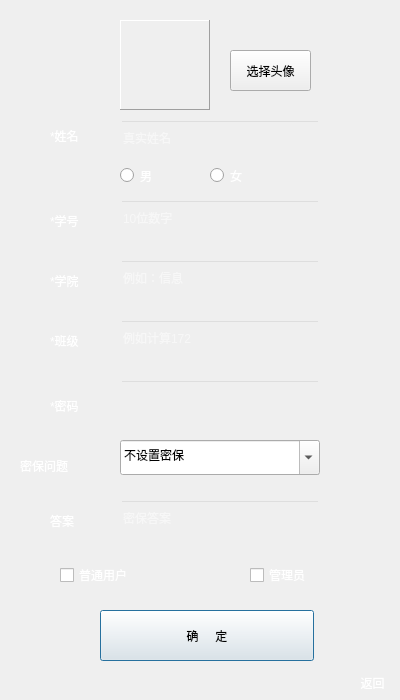
<?xml version="1.0" encoding="UTF-8"?>
<ui version="4.0">
 <class>Register</class>
 <widget class="QDialog" name="Register">
  <property name="geometry">
   <rect>
    <x>0</x>
    <y>0</y>
    <width>400</width>
    <height>700</height>
   </rect>
  </property>
  <property name="windowTitle">
   <string>Register</string>
  </property>
  <property name="autoFillBackground">
   <bool>false</bool>
  </property>
  <property name="styleSheet">
   <string notr="true">/*字体*/
QLabel,QToolButton
{font: 12pt &quot;Adobe 黑体 Std R&quot;;}

QRadioButton
{font: 15pt &quot;Adobe 黑体 Std R&quot;;}

QCheckBox,QLineEdit
{font: 13pt &quot;Adobe 黑体 Std R&quot;;}

#btnOK
{font: 20pt &quot;Adobe 黑体 Std R&quot;;}

QComboBox
{font: 10pt &quot;Adobe 黑体 Std R&quot;;}

/*背景图*/
#Register
{background-image: url(:/登录界面的固定图片/Resources/固定/背景2.jpg);}

#btnOK,#btnCHead
{background-image: url(:/登录界面的固定图片/Resources/固定/登录按钮.jpg);}

/*颜色*/
QLineEdit
{background-color:rgb(255, 255, 255,0);color: rgb(255, 255, 255);}

QCheckBox
{color:rgb(255, 255, 255);}

QLabel,QCheckBox,QToolButton,QRadioButton
{color:rgb(255, 255, 255);}
</string>
  </property>
  <widget class="QLabel" name="label_2">
   <property name="geometry">
    <rect>
     <x>50</x>
     <y>320</y>
     <width>81</width>
     <height>41</height>
    </rect>
   </property>
   <property name="text">
    <string>*班级</string>
   </property>
  </widget>
  <widget class="QLineEdit" name="lineName">
   <property name="geometry">
    <rect>
     <x>120</x>
     <y>120</y>
     <width>200</width>
     <height>35</height>
    </rect>
   </property>
   <property name="autoFillBackground">
    <bool>false</bool>
   </property>
   <property name="styleSheet">
    <string notr="true"/>
   </property>
   <property name="placeholderText">
    <string>真实姓名</string>
   </property>
  </widget>
  <widget class="QLineEdit" name="lineID">
   <property name="geometry">
    <rect>
     <x>120</x>
     <y>200</y>
     <width>200</width>
     <height>35</height>
    </rect>
   </property>
   <property name="text">
    <string/>
   </property>
   <property name="placeholderText">
    <string>10位数字</string>
   </property>
  </widget>
  <widget class="QToolButton" name="btnCancel">
   <property name="geometry">
    <rect>
     <x>342</x>
     <y>662</y>
     <width>61</width>
     <height>41</height>
    </rect>
   </property>
   <property name="text">
    <string>返回</string>
   </property>
   <property name="autoRaise">
    <bool>true</bool>
   </property>
  </widget>
  <widget class="QLineEdit" name="lineClassName">
   <property name="geometry">
    <rect>
     <x>120</x>
     <y>320</y>
     <width>200</width>
     <height>35</height>
    </rect>
   </property>
   <property name="placeholderText">
    <string>例如计算172</string>
   </property>
  </widget>
  <widget class="QLabel" name="label_9">
   <property name="geometry">
    <rect>
     <x>50</x>
     <y>500</y>
     <width>61</width>
     <height>41</height>
    </rect>
   </property>
   <property name="text">
    <string>答案</string>
   </property>
  </widget>
  <widget class="QLineEdit" name="lineAnswer">
   <property name="geometry">
    <rect>
     <x>120</x>
     <y>500</y>
     <width>200</width>
     <height>35</height>
    </rect>
   </property>
   <property name="placeholderText">
    <string>密保答案</string>
   </property>
  </widget>
  <widget class="QPushButton" name="btnOK">
   <property name="geometry">
    <rect>
     <x>100</x>
     <y>610</y>
     <width>214</width>
     <height>51</height>
    </rect>
   </property>
   <property name="text">
    <string>确     定</string>
   </property>
  </widget>
  <widget class="QLabel" name="label">
   <property name="geometry">
    <rect>
     <x>50</x>
     <y>120</y>
     <width>61</width>
     <height>31</height>
    </rect>
   </property>
   <property name="text">
    <string>*姓名</string>
   </property>
  </widget>
  <widget class="QLabel" name="label_3">
   <property name="geometry">
    <rect>
     <x>50</x>
     <y>200</y>
     <width>72</width>
     <height>41</height>
    </rect>
   </property>
   <property name="text">
    <string>*学号</string>
   </property>
  </widget>
  <widget class="QLineEdit" name="linePassWord">
   <property name="geometry">
    <rect>
     <x>120</x>
     <y>380</y>
     <width>200</width>
     <height>35</height>
    </rect>
   </property>
   <property name="placeholderText">
    <string/>
   </property>
  </widget>
  <widget class="QLabel" name="label_7">
   <property name="geometry">
    <rect>
     <x>50</x>
     <y>380</y>
     <width>72</width>
     <height>51</height>
    </rect>
   </property>
   <property name="styleSheet">
    <string notr="true"/>
   </property>
   <property name="text">
    <string>*密码</string>
   </property>
  </widget>
  <widget class="QLabel" name="label_12">
   <property name="geometry">
    <rect>
     <x>20</x>
     <y>440</y>
     <width>101</width>
     <height>51</height>
    </rect>
   </property>
   <property name="text">
    <string>密保问题</string>
   </property>
  </widget>
  <widget class="QComboBox" name="cbQuestion">
   <property name="geometry">
    <rect>
     <x>120</x>
     <y>440</y>
     <width>200</width>
     <height>35</height>
    </rect>
   </property>
   <property name="styleSheet">
    <string notr="true"/>
   </property>
   <property name="editable">
    <bool>true</bool>
   </property>
   <item>
    <property name="text">
     <string>不设置密保</string>
    </property>
   </item>
   <item>
    <property name="text">
     <string>你的真实姓名是？</string>
    </property>
   </item>
   <item>
    <property name="text">
     <string>你的生日是？</string>
    </property>
   </item>
   <item>
    <property name="text">
     <string>你父亲的名字是？</string>
    </property>
   </item>
   <item>
    <property name="text">
     <string>你母亲的名字是？</string>
    </property>
   </item>
   <item>
    <property name="text">
     <string>你最喜欢的明星是？</string>
    </property>
   </item>
   <item>
    <property name="text">
     <string>你最好的朋友是？</string>
    </property>
   </item>
  </widget>
  <widget class="QCheckBox" name="checkBUser">
   <property name="geometry">
    <rect>
     <x>60</x>
     <y>560</y>
     <width>120</width>
     <height>30</height>
    </rect>
   </property>
   <property name="text">
    <string>普通用户</string>
   </property>
  </widget>
  <widget class="QCheckBox" name="checkBMan">
   <property name="geometry">
    <rect>
     <x>250</x>
     <y>560</y>
     <width>120</width>
     <height>30</height>
    </rect>
   </property>
   <property name="text">
    <string>管理员</string>
   </property>
  </widget>
  <widget class="HeadPor" name="frame">
   <property name="geometry">
    <rect>
     <x>120</x>
     <y>20</y>
     <width>90</width>
     <height>90</height>
    </rect>
   </property>
   <property name="frameShape">
    <enum>QFrame::Panel</enum>
   </property>
   <property name="frameShadow">
    <enum>QFrame::Raised</enum>
   </property>
  </widget>
  <widget class="QPushButton" name="btnCHead">
   <property name="geometry">
    <rect>
     <x>230</x>
     <y>50</y>
     <width>81</width>
     <height>41</height>
    </rect>
   </property>
   <property name="text">
    <string>选择头像</string>
   </property>
  </widget>
  <widget class="QRadioButton" name="radioSexMan">
   <property name="geometry">
    <rect>
     <x>120</x>
     <y>160</y>
     <width>51</width>
     <height>31</height>
    </rect>
   </property>
   <property name="text">
    <string>男</string>
   </property>
  </widget>
  <widget class="QRadioButton" name="radioSexWoman">
   <property name="geometry">
    <rect>
     <x>210</x>
     <y>160</y>
     <width>51</width>
     <height>31</height>
    </rect>
   </property>
   <property name="text">
    <string>女</string>
   </property>
  </widget>
  <widget class="QLabel" name="label_5">
   <property name="geometry">
    <rect>
     <x>50</x>
     <y>260</y>
     <width>72</width>
     <height>41</height>
    </rect>
   </property>
   <property name="text">
    <string>*学院</string>
   </property>
  </widget>
  <widget class="QLineEdit" name="lineInstitute">
   <property name="geometry">
    <rect>
     <x>120</x>
     <y>260</y>
     <width>200</width>
     <height>35</height>
    </rect>
   </property>
   <property name="toolTip">
    <string/>
   </property>
   <property name="statusTip">
    <string/>
   </property>
   <property name="text">
    <string/>
   </property>
   <property name="placeholderText">
    <string>例如：信息</string>
   </property>
  </widget>
 </widget>
 <layoutdefault spacing="6" margin="11"/>
 <customwidgets>
  <customwidget>
   <class>HeadPor</class>
   <extends>QFrame</extends>
   <header location="global">headpor.h</header>
   <container>1</container>
  </customwidget>
 </customwidgets>
 <resources>
  <include location="../BMS.qrc"/>
 </resources>
 <connections/>
</ui>
